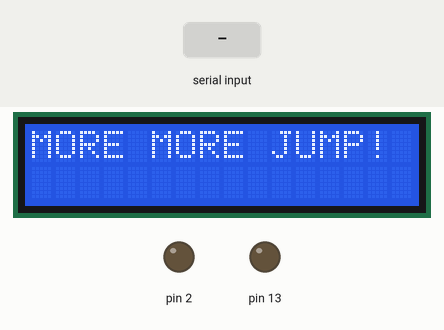
A sketch run on a simulated Arduino Uno, built for the host (arithmetic inside an expression is 32-bit, double 64-bit). Shown: 16×2 character LCD, output pins drawn as LEDs (lit = HIGH). The inputs (shaded band) are chosen by the test bench. What the sketch prints to the serial monitor is not drawn.

Above: at 1.2 s.
1.3 s: "1" received over Serial
At 2.3 s:
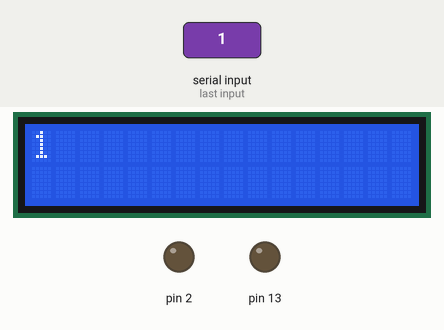
2.9 s: "0" received over Serial
At 3.5 s:
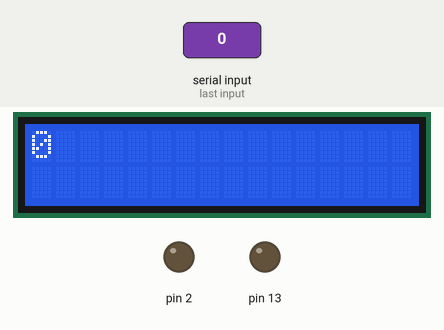
4.5 s: "2" received over Serial
At 5.9 s:
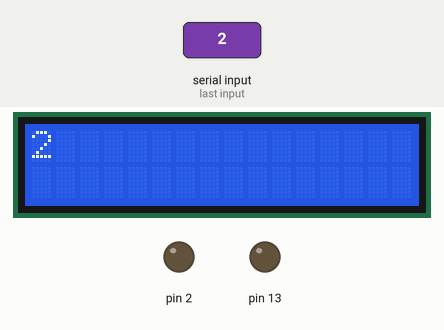
Timing chart, 0 to 7.5 s (numbered marks = the images above; inputs shaded):
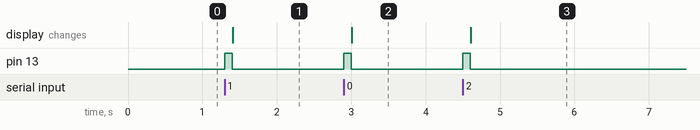

Measured:
- after the input at 1.3 s, pin 13: LOW → HIGH at once, → LOW 0.10 s later; the display: changes after 0.11 s (image 1)
- after the input at 2.9 s, pin 13: LOW → HIGH at once, → LOW 0.10 s later; the display: changes after 0.11 s (image 2)
- after the input at 4.5 s, pin 13: LOW → HIGH at once, → LOW 0.10 s later; the display: changes after 0.11 s (image 3)

The sketch:

lcd.ino
```cpp
#include <LiquidCrystal_I2C.h>

LiquidCrystal_I2C lcd(0x27, 16,2);
String incoming = "";
String tmp = "";

void setup() {
    lcd.init();
    lcd.backlight();
    lcd.setCursor(0, 0);
    lcd.print("MORE MORE JUMP!");
    Serial.begin(9600);
    pinMode(13, OUTPUT);
    pinMode(2, OUTPUT);
}

void loop() {
    incoming = "";
    while (Serial.available())
    {
        digitalWrite(13, HIGH);
        delay(100);
        digitalWrite(13, LOW);
        tmp = (char)Serial.read();
        if (tmp != -1)
        {
            incoming += tmp;
        }
        else
        {
            break;
        }
    }
    if (incoming != "")
    {
        digitalWrite(2, HIGH);
        Serial.read();
        lcd.clear();
        lcd.setCursor(0, 0);
        lcd.print(incoming);
        Serial.print("I received: "); // 受信データを送りかえす
		Serial.println(incoming);
        digitalWrite(2, LOW);
    }
}
```
